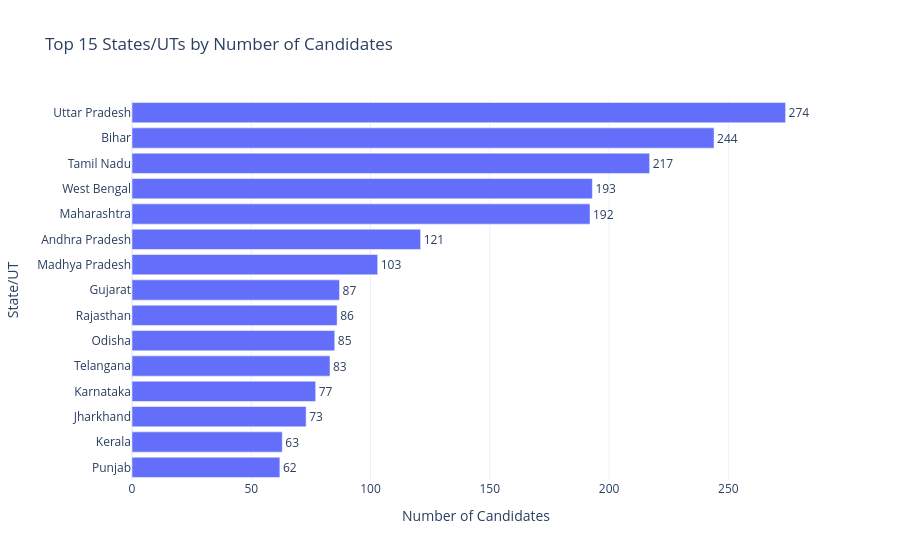
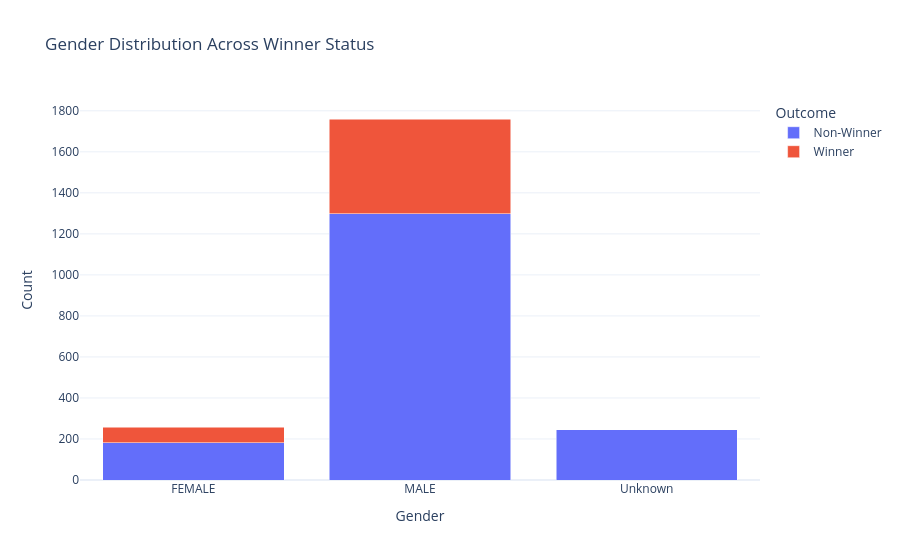
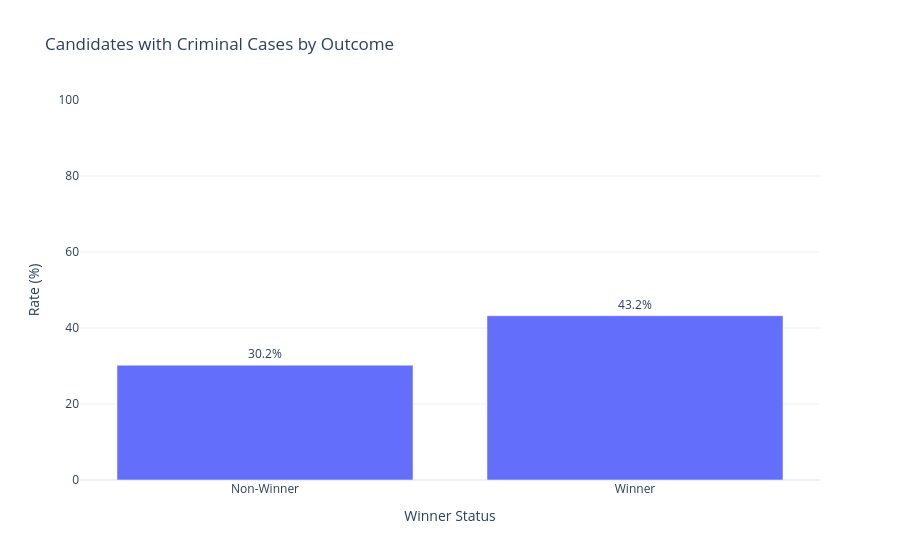
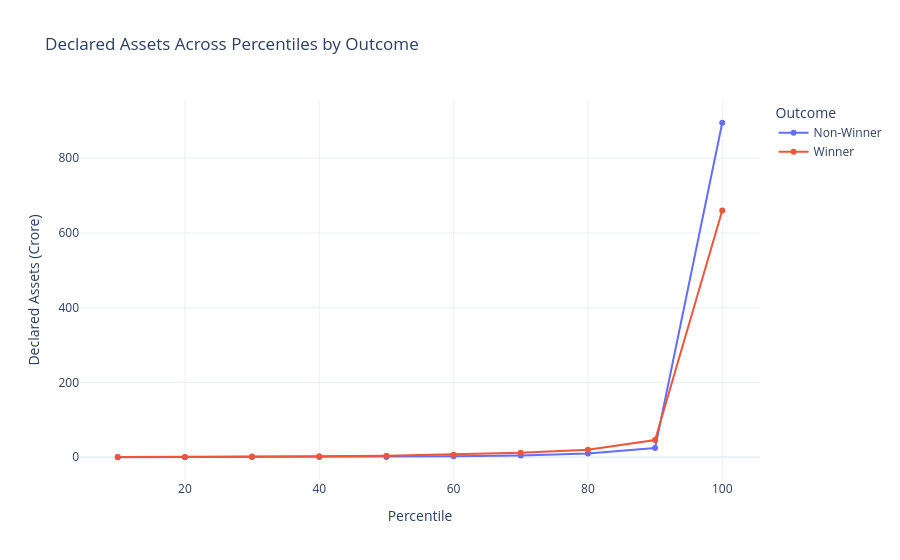

These figures' notebook cell, in order:
### Markdown cell above
## 3. Data Summary and Overview
---

We begin by summarizing the key characteristics of the prepared dataset and visualizing the overall trends.

### Code cell
key_cols = ['STATE', 'CONSTITUENCY', 'NAME', 'PARTY']
if all(col in df.columns for col in key_cols):
    unique_candidates_df = df[key_cols].drop_duplicates()
    total_unique_candidates = len(unique_candidates_df)
else:
    total_unique_candidates = len(df)

total_candidates = len(df)
total_winners = int(df['WINNER'].eq(1).sum())
win_rate = (total_winners / total_candidates) * 100 if total_candidates else 0

total_constituencies = df[['STATE', 'CONSTITUENCY']].drop_duplicates().shape[0]
total_states = df['STATE'].nunique()

overall_min_age = pd.to_numeric(df['AGE'], errors='coerce').min()
overall_max_age = pd.to_numeric(df['AGE'], errors='coerce').max()
overall_median_age = pd.to_numeric(df['AGE'], errors='coerce').median()

def missing_pct(series):
    return series.isna().mean() * 100

summary_stats = {
    'Total Rows (Authorship-like instances)': total_candidates,
    'Total Unique Candidates': total_unique_candidates,
    'Total Winners': total_winners,
    'Win Rate (%)': f"{win_rate:.2f}",
    'Total Constituencies': total_constituencies,
    'Total States/UTs': total_states,
    'Age Range': f"{overall_min_age:.0f} - {overall_max_age:.0f}",
    'Median Age': f"{overall_median_age:.1f}",
    'Missing AGE (%)': f"{missing_pct(df['AGE']):.2f}",
    'Missing GENDER (%)': f"{missing_pct(df['GENDER']):.2f}",
    'Missing EDUCATION (%)': f"{missing_pct(df['EDUCATION']):.2f}",
    'Missing CATEGORY (%)': f"{missing_pct(df['CATEGORY']):.2f}"
}

print('Section 3 Summary Statistics')
display(pd.DataFrame(summary_stats.items(), columns=['Metric', 'Value']).set_index('Metric'))

# -------- Plot 1: Candidates per State (Top 15) --------
print('\nPlot 1: Top 15 States/UTs by Candidate Count')
state_counts = df['STATE'].value_counts().head(15).sort_values(ascending=True).reset_index()
state_counts.columns = ['STATE', 'CandidateCount']
fig1 = px.bar(
    state_counts,
    x='CandidateCount',
    y='STATE',
    orientation='h',
    title='Top 15 States/UTs by Number of Candidates',
    labels={'CandidateCount': 'Number of Candidates', 'STATE': 'State/UT'},
    text='CandidateCount'
)
fig1.update_traces(textposition='outside')
fig1.show()

# -------- Plot 2: Gender Distribution by Outcome --------
print('Plot 2: Gender Distribution by Winner Status')
gender_outcome = pd.crosstab(df['GENDER'].fillna('Unknown'), df['WINNER'])
gender_outcome = gender_outcome.rename(columns={0: 'Non-Winner', 1: 'Winner'}).reset_index()
gender_long = gender_outcome.melt(id_vars='GENDER', var_name='Outcome', value_name='Count')
fig2 = px.bar(
    gender_long,
    x='GENDER',
    y='Count',
    color='Outcome',
    barmode='stack',
    title='Gender Distribution Across Winner Status',
    labels={'GENDER': 'Gender'}
)
fig2.show()

# -------- Plot 3: Criminal Record Rate by Outcome --------
print('Plot 3: Criminal Record Rate by Winner Status')
crime_rate = (df.groupby('WINNER')['HAS_CRIMINAL_RECORD'].mean() * 100).reset_index()
crime_rate['Outcome'] = crime_rate['WINNER'].map({0: 'Non-Winner', 1: 'Winner'})
fig3 = px.bar(
    crime_rate,
    x='Outcome',
    y='HAS_CRIMINAL_RECORD',
    title='Candidates with Criminal Cases by Outcome',
    labels={'HAS_CRIMINAL_RECORD': 'Rate (%)', 'Outcome': 'Winner Status'},
    text=crime_rate['HAS_CRIMINAL_RECORD'].round(1)
)
fig3.update_traces(texttemplate='%{text:.1f}%', textposition='outside')
fig3.update_yaxes(range=[0, 100])
fig3.show()

# -------- Plot 4: Asset Percentile Line Chart by Outcome --------
print('Plot 4: Asset Percentile Profile by Winner Status')
asset_df = df[['WINNER', 'ASSETS']].dropna().copy()
non_winner_assets = asset_df.loc[asset_df['WINNER'] == 0, 'ASSETS'].values
winner_assets = asset_df.loc[asset_df['WINNER'] == 1, 'ASSETS'].values

percentiles = np.arange(10, 101, 10)
non_winner_profile = np.percentile(non_winner_assets, percentiles)
winner_profile = np.percentile(winner_assets, percentiles)

asset_line_df = pd.DataFrame({
    'Percentile': list(percentiles) + list(percentiles),
    'Assets': list(non_winner_profile) + list(winner_profile),
    'Outcome': ['Non-Winner'] * len(percentiles) + ['Winner'] * len(percentiles)
})
fig4 = px.line(
    asset_line_df,
    x='Percentile',
    y='Assets',
    color='Outcome',
    markers=True,
    title='Declared Assets Across Percentiles by Outcome',
    labels={'Assets': 'Declared Assets (Crore)'}
)
fig4.show()

# -------- Plot 5: Top Parties by Candidates and Winners --------
print('Plot 5: Top Parties by Candidates and Winners')
top_parties = df['PARTY'].value_counts().head(10).index
party_candidates = df[df['PARTY'].isin(top_parties)].groupby('PARTY').size()
party_winners = df[(df['PARTY'].isin(top_parties)) & (df['WINNER'] == 1)].groupby('PARTY').size()
party_comp = pd.DataFrame({
    'Candidates': party_candidates,
    'Winners': party_winners
}).fillna(0).reset_index().rename(columns={'index': 'PARTY'})

party_long = party_comp.melt(id_vars='PARTY', var_name='Type', value_name='Count')
fig5 = px.bar(
    party_long,
    x='PARTY',
    y='Count',
    color='Type',
    barmode='group',
    title='Top 10 Parties: Candidate vs Winner Counts',
    labels={'PARTY': 'Party'}
)
fig5.update_xaxes(tickangle=45)
fig5.show()

# -------- Plot 6: Winner Candidate Caste/Category Distribution --------
print('Plot 6: Winner Candidate Caste/Category Distribution')
winner_category = (
    df.loc[df['WINNER'] == 1, 'CATEGORY']
    .replace('', np.nan)
    .fillna('Unknown')
    .astype(str)
    .str.strip()
)
category_counts = winner_category.value_counts().reset_index()
category_counts.columns = ['Category', 'Count']

fig6 = px.pie(
    category_counts,
    names='Category',
    values='Count',
    title='Winner Candidate Caste/Category Distribution'
)
# Pull out slices to create a broken/exploded pie effect.
pull_values = [0.12 if i == 0 else 0.04 for i in range(len(category_counts))]
fig6.update_traces(textinfo='percent+label', pull=pull_values)
fig6.show()

### Figure 1 — Plotly figure (JSON) as saved in the notebook; plotly's stock layout.template omitted (floating-point values rounded to 4 significant figures)
{"data": [{"hovertemplate": "Number of Candidates=%{text}<br>State/UT=%{y}<extra></extra>", "legendgroup": "", "marker": {"color": "#636efa", "pattern": {"shape": ""}}, "name": "", "orientation": "h", "showlegend": false, "text": [62.0, 63.0, 73.0, 77.0, 83.0, 85.0, 86.0, 87.0, 103.0, 121.0, 192.0, 193.0, 217.0, 244.0, 274.0], "textposition": "outside", "type": "bar", "x": [62, 63, 73, 77, 83, 85, 86, 87, 103, 121, 192, 193, 217, 244, 274], "xaxis": "x", "y": ["Punjab", "Kerala", "Jharkhand", "Karnataka", "Telangana", "Odisha", "Rajasthan", "Gujarat", "Madhya Pradesh", "Andhra Pradesh", "Maharashtra", "West Bengal", "Tamil Nadu", "Bihar", "Uttar Pradesh"], "yaxis": "y"}], "layout": {"barmode": "relative", "legend": {"tracegroupgap": 0}, "title": {"text": "Top 15 States/UTs by Number of Candidates"}, "xaxis": {"anchor": "y", "domain": [0, 1], "title": {"text": "Number of Candidates"}}, "yaxis": {"anchor": "x", "domain": [0, 1], "title": {"text": "State/UT"}}}}

### Figure 2 — Plotly figure (JSON) as saved in the notebook; plotly's stock layout.template omitted (floating-point values rounded to 4 significant figures)
{"data": [{"hovertemplate": "Outcome=Non-Winner<br>Gender=%{x}<br>Count=%{y}<extra></extra>", "legendgroup": "Non-Winner", "marker": {"color": "#636efa", "pattern": {"shape": ""}}, "name": "Non-Winner", "orientation": "v", "showlegend": true, "textposition": "auto", "type": "bar", "x": ["FEMALE", "MALE", "Unknown"], "xaxis": "x", "y": [182, 1297, 245], "yaxis": "y"}, {"hovertemplate": "Outcome=Winner<br>Gender=%{x}<br>Count=%{y}<extra></extra>", "legendgroup": "Winner", "marker": {"color": "#EF553B", "pattern": {"shape": ""}}, "name": "Winner", "orientation": "v", "showlegend": true, "textposition": "auto", "type": "bar", "x": ["FEMALE", "MALE", "Unknown"], "xaxis": "x", "y": [76, 463, 0], "yaxis": "y"}], "layout": {"barmode": "stack", "legend": {"title": {"text": "Outcome"}, "tracegroupgap": 0}, "title": {"text": "Gender Distribution Across Winner Status"}, "xaxis": {"anchor": "y", "domain": [0, 1], "title": {"text": "Gender"}}, "yaxis": {"anchor": "x", "domain": [0, 1], "title": {"text": "Count"}}}}

### Figure 3 — Plotly figure (JSON) as saved in the notebook; plotly's stock layout.template omitted (floating-point values rounded to 4 significant figures)
{"data": [{"hovertemplate": "Winner Status=%{x}<br>Rate (%)=%{y}<br>text=%{text}<extra></extra>", "legendgroup": "", "marker": {"color": "#636efa", "pattern": {"shape": ""}}, "name": "", "orientation": "v", "showlegend": false, "text": [30.2, 43.2], "textposition": "outside", "texttemplate": "%{text:.1f}%", "type": "bar", "x": ["Non-Winner", "Winner"], "xaxis": "x", "y": [30.22, 43.23], "yaxis": "y"}], "layout": {"barmode": "relative", "legend": {"tracegroupgap": 0}, "title": {"text": "Candidates with Criminal Cases by Outcome"}, "xaxis": {"anchor": "y", "domain": [0, 1], "title": {"text": "Winner Status"}}, "yaxis": {"anchor": "x", "domain": [0, 1], "range": [0, 100], "title": {"text": "Rate (%)"}}}}

### Figure 4 — Plotly figure (JSON) as saved in the notebook; plotly's stock layout.template omitted (floating-point values rounded to 4 significant figures)
{"data": [{"hovertemplate": "Outcome=Non-Winner<br>Percentile=%{x}<br>Declared Assets (Crore)=%{y}<extra></extra>", "legendgroup": "Non-Winner", "line": {"color": "#636efa", "dash": "solid"}, "marker": {"symbol": "circle"}, "mode": "lines+markers", "name": "Non-Winner", "orientation": "v", "showlegend": true, "type": "scatter", "x": [10, 20, 30, 40, 50, 60, 70, 80, 90, 100], "xaxis": "x", "y": [0.11, 0.33, 0.68, 1.0, 1.0, 3.0, 5.0, 10.0, 25.0, 895.0], "yaxis": "y"}, {"hovertemplate": "Outcome=Winner<br>Percentile=%{x}<br>Declared Assets (Crore)=%{y}<extra></extra>", "legendgroup": "Winner", "line": {"color": "#EF553B", "dash": "solid"}, "marker": {"symbol": "circle"}, "mode": "lines+markers", "name": "Winner", "orientation": "v", "showlegend": true, "type": "scatter", "x": [10, 20, 30, 40, 50, 60, 70, 80, 90, 100], "xaxis": "x", "y": [0.845, 1.0, 2.0, 3.0, 4.0, 7.0, 12.0, 20.0, 46.0, 660.0], "yaxis": "y"}], "layout": {"legend": {"title": {"text": "Outcome"}, "tracegroupgap": 0}, "title": {"text": "Declared Assets Across Percentiles by Outcome"}, "xaxis": {"anchor": "y", "domain": [0, 1], "title": {"text": "Percentile"}}, "yaxis": {"anchor": "x", "domain": [0, 1], "title": {"text": "Declared Assets (Crore)"}}}}
